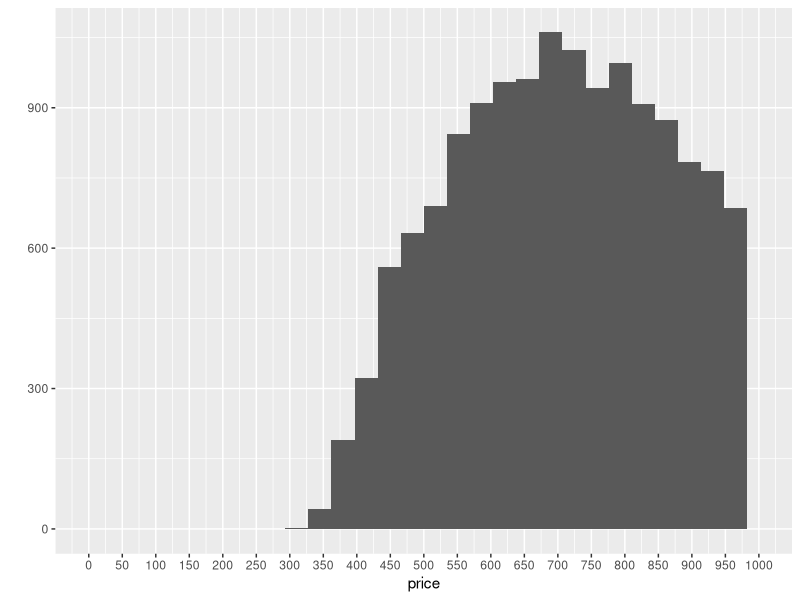
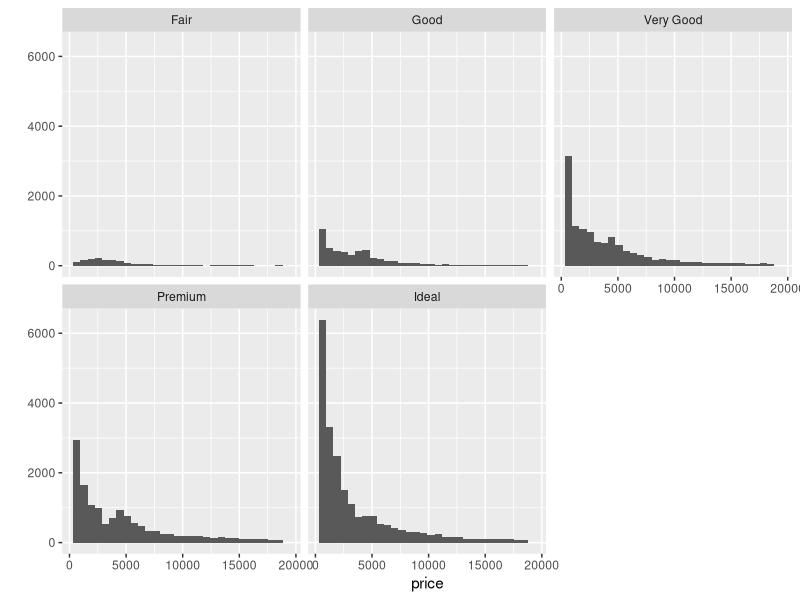
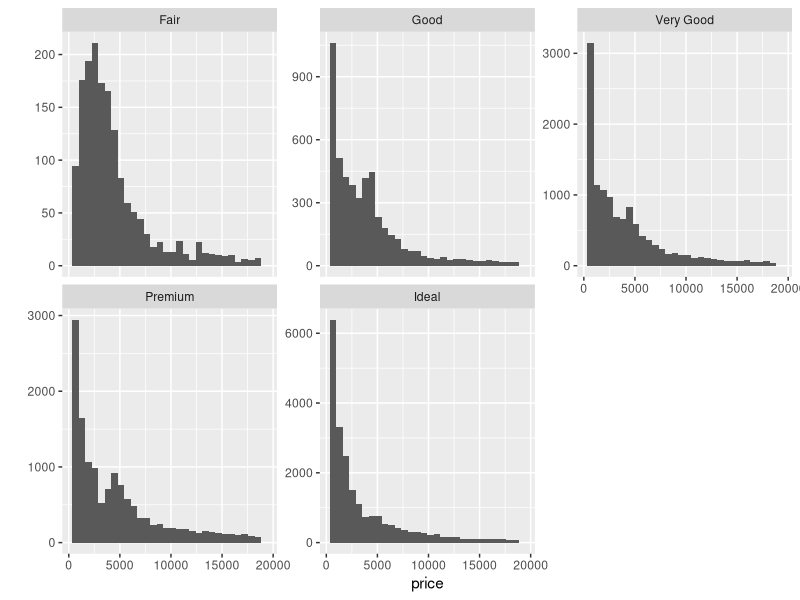
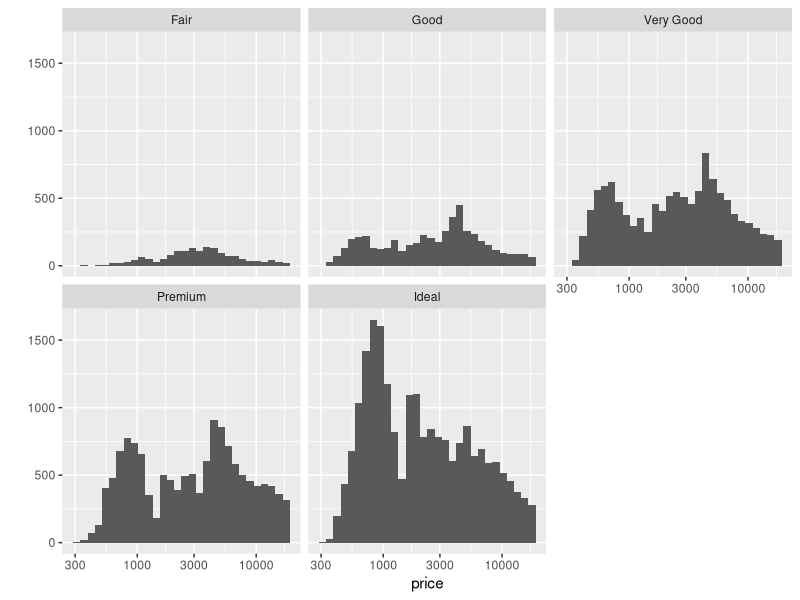

Reproduce these figures in R, in order.
#load dataset
library(ggplot2)
data(diamonds)

#display basic info 
summary(diamonds)
names(diamonds)
?diamonds
NROW(diamonds)

#price histogram
summary(diamonds$price)
summary(diamonds$price<500)
summary(diamonds$price<250)
summary(diamonds$price>=15000)
price <- qplot(x = price, data = diamonds)
price + scale_x_continuous(limits=c(0,1000),breaks=seq(0,1000,50))

#price by cut
price + facet_wrap(~cut)
price + facet_wrap(~cut,scales='free_y')
by(diamonds$price,diamonds$cut,function(x) max(x))
by(diamonds$price,diamonds$cut,function(x) min(x))
by(diamonds$price,diamonds$cut,function(x) median(x))

#price per carat by cut
priceCarat <- qplot(x = price/carat, data = diamonds)
price + facet_wrap(~cut) + scale_x_log10()

#price by color box plot
price <- qplot(x = color, y = price, data = diamonds, geom = 'boxplot')
by(diamonds$price,diamonds$color=='D',function(x) summary(x))
by(diamonds$price,diamonds$color=='J',function(x) summary(x))
by(diamonds$price,diamonds$color=='D',function(x) IQR(x))
by(diamonds$price,diamonds$color=='J',function(x) IQR(x))

#price per carat by color box plot
price <- qplot(x = color, y = price/carat, data = diamonds, geom = 'boxplot')

#carat frequency polygon
price <- qplot(x = carat, data = diamonds, geom = 'freqpoly')
summary(diamonds$carat==0.1)
summary(diamonds$carat==0.3)
summary(diamonds$carat==0.8)
summary(diamonds$carat==1.01)
summary(diamonds$carat==1.6)
summary(diamonds$carat==2.0)
summary(diamonds$carat==3.0)
summary(diamonds$carat==5.0)
